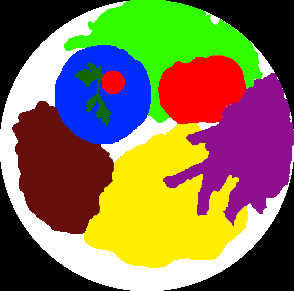
#> input picture assets/images/imagem1-labels.jpg, 294 x 291 px
$ python segmentacao_IoU.py
#> lines starting #> are read from the running program, lines starting #| are printed output that depends on the picture; after the words box and inside, x2 and y2 are one past the last pixel; in counts of white or black regions, pixels touching at a corner belong together; long printed decimals are rounded
import matplotlib.pyplot as plt
import numpy as np
from pathlib import Path
import cv2
from skimage import segmentation
from sklearn.cluster import KMeans
from skimage.metrics import adapted_rand_error as arand_index

base_dir = Path(__file__).parent

images_dir = base_dir / "assets/images"

# Cálculo do IoU
def calculate_iou(ground_truth, prediction):
    intersection = np.logical_and(ground_truth, prediction)
    union = np.logical_or(ground_truth, prediction)
    smooth = 0.001
    iou = (np.sum(intersection) + smooth) / (np.sum(union) + smooth)
    return iou

# Carregue as imagens
def color_to_label(image, color_map):
    label_image = np.zeros(image.shape[:2], dtype=np.int32)
    for label, color in color_map.items():
        mask = np.all(image == color, axis=-1)
        label_image[mask] = label
    return label_image

def plot_images(segmented_image, annotated_image, kmeans_labels):
    fig, axs = plt.subplots(1, 3, figsize=(15, 5))

    # Imagem original segmentada
    axs[0].imshow(segmented_image.squeeze(), cmap='gray')
    axs[0].set_title('Segmented Image')

    # Imagem ground truth anotada
    axs[1].imshow(annotated_image)
    axs[1].set_title('Ground Truth')

    # Segmentação refinada com KMeans
    axs[2].imshow(kmeans_labels, cmap='tab20')
    axs[2].set_title('KMeans Segmentation')

    # Remove eixos
    for ax in axs:
        ax.axis('off')

    plt.show()

# Exemplo de um mapa de cores (valores RGB) para rótulos
color_map = {
    1: [255, 255, 255],   # Branco -> Label 1 -> Prato
    2: [0, 0, 0],   # Preto -> Label 2 -> Fundo
    3: [24, 105, 0],   # Verde escuro -> Label 3 -> Arroz
    4: [108, 10, 9],  # Marrom -> Label 4 -> Feijão
    5: [41, 255, 1],  # Verde claro -> Label 5 -> Alface
    6: [255, 71, 0],  # Laranja -> Label 6 -> Cenoura
    7: [3, 0, 255]  # Azul -> Label 7 -> Carne
}

annotated_image = cv2.imread(images_dir / 'imagem1-labels.jpg')
#> annotated_image is the input picture: shape (291, 294, 3); mean B, G, R 78.8, 115, 130.7
##############################################################################################################################
#Se as cores não forem previamente conhecidas, pode-se aplicar o mesmo modelo para segmentar as imagens originais, para
#segmentar a imagem anotada com as diferentes colores indicadas pelo anotador.
###############################################################################################################################
label_image = color_to_label(annotated_image, color_map)
#> the loop in color_to_label, `for label, color in color_map.items():` made 7 passes
#> pass 1, in color_to_label, `mask = np.all(image == color, axis=-1)`:
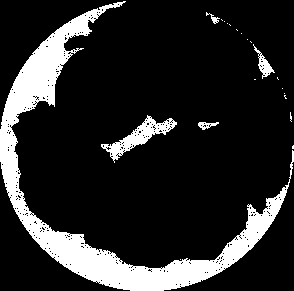
#> mask: shape (291, 294) bool; 15.8% white; 21 white regions (16 under 20 px), largest, box (x1, y1, x2, y2) and area: (0, 1, 294, 291) 12130, (101, 115, 177, 163) 974, (253, 44, 275, 79) 216, (198, 122, 219, 130) 88, (206, 12, 220, 24) 52
#> after the loop in color_to_label, `for label, color in color_map.items():`:
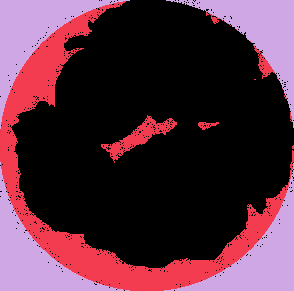
#> label_image: shape (291, 294) int32; 3 distinct labels, from 0 to 2; one colour per label, 0 black
segmented_image = cv2.imread(images_dir / 'imagem1.jpg')  # Imagem segmentada
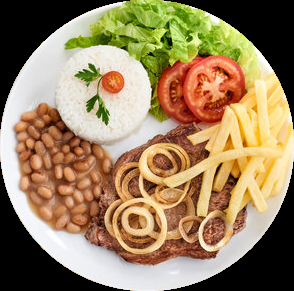
#> input picture assets/images/imagem1.jpg, 294 x 291 px
#> segmented_image is the input picture: shape (291, 294, 3); mean B, G, R 96.4, 130.8, 154.1
segmented_image = cv2.cvtColor(segmented_image, cv2.COLOR_BGR2RGB)  #Passar a imagem de BGR para RGB
segmented_image = np.expand_dims(segmented_image, axis=-1)

# Aplique SLIC na imagem segmentada
slic_segments = segmentation.slic(segmented_image, compactness=25, n_segments=275, start_label=1, sigma=0.789999999)
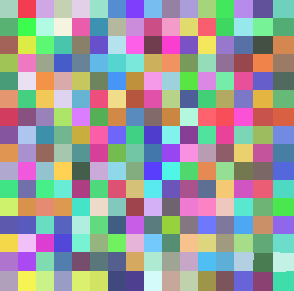
#> slic_segments: shape (291, 294, 3) int64; 256 distinct labels, from 1 to 256; one colour per label, 0 black

# Use KMeans para refinamento da segmentação
slic_flat = slic_segments.reshape(-1, 1)
kmeans = KMeans(n_clusters=4, random_state=0).fit(slic_flat)
kmeans_labels = kmeans.labels_.reshape(slic_segments.shape)
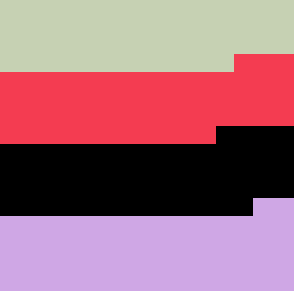
#> kmeans_labels: shape (291, 294, 3) int32; 4 distinct labels, from 0 to 3; one colour per label, 0 black

# Comparação com a imagem anotada
iou_scores = []
for i in range(1, 7):  # Assumindo 6 segmentos
    gt_mask = annotated_image == i  #shape = 3 dimensoes
    pred_mask = kmeans_labels == i  #shape = 2 dimensoes
    iou = calculate_iou(gt_mask, pred_mask)
    iou_scores.append(iou)
#> this loop made 6 passes
#> iou on passes 1 to 6: 0.00345, 0.000219, 1.66e-05, 0.0005, 0.00025, 0.0005
#> pass 1, `pred_mask = kmeans_labels == i`:
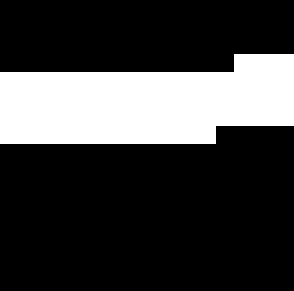
#> pred_mask: shape (291, 294, 3) bool; 24.4% white; 1 white region, box (x1, y1, x2, y2) and area: (0, 54, 294, 144) 20844
#> after the loop, iou_scores = [0.00345, 0.000219, 1.66e-05, 0.0005, 0.00025, 0.0005]

mean_iou = np.mean(iou_scores)
#> mean_iou = 0.000823
print(f'Mean IoU: {mean_iou}')
#| Mean IoU: 0.000823

# (Opcional) Métrica Adapted Rand Index para comparação geral
error, precision, recall = arand_index(annotated_image, kmeans_labels)
#> error = 0.71; precision = 0.324; recall = 0.262
print(f'Adapted Rand Error: {error}, Precision: {precision}, Recall: {recall}')
#| Adapted Rand Error: 0.7103, Precision: 0.3236, Recall: 0.2623

plot_images(segmented_image, annotated_image, kmeans_labels)
#> in plot_images, `plt.show()`:
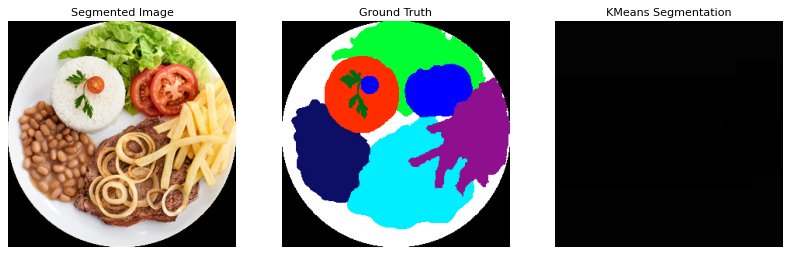
#> figure drawn by matplotlib, 3 panels; B, G, R data is drawn as R, G, B
